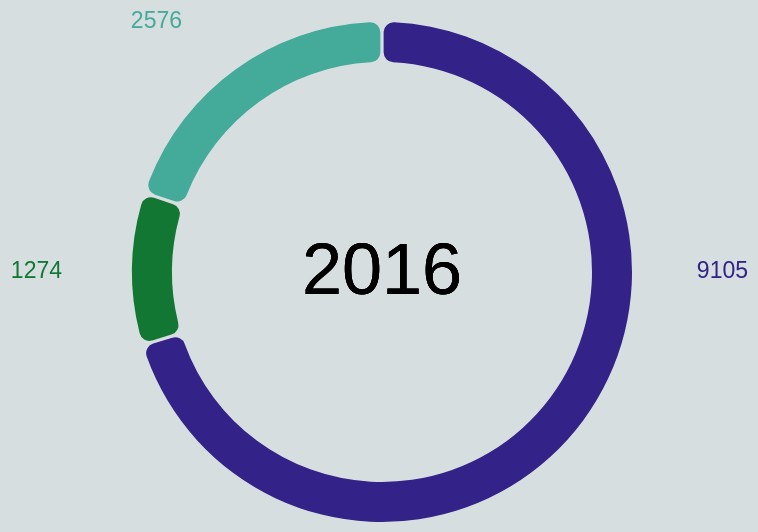

Vega-Lite specification stored for this chart:
### Vega-Lite specification from a JSON file in a GitHub repository (floating-point values rounded to 4 significant figures)
{"$schema": "https://vega.github.io/schema/vega-lite/v5.json", "width": 250, "height": 250, "background": "#d7dee0", "data": {"values": [{"Type": "House", "Year": 2016, "Count": 9105}, {"Type": "Townhouse", "Year": 2016, "Count": 1274}, {"Type": "Unit", "Year": 2016, "Count": 2576}]}, "config": {"legend": {"disable": true}}, "layer": [{"mark": {"type": "arc", "padAngle": 0.01, "innerRadius": 105, "cornerRadius": 5}, "encoding": {"theta": {"field": "Count", "type": "quantitative"}, "color": {"field": "Type", "type": "nominal", "scale": {"range": ["#332288", "#117733", "#44aa99"]}}, "tooltip": [{"field": "Type", "type": "nominal", "title": "Type of House"}, {"field": "Count", "type": "quantitative", "title": "Count"}]}}, {"mark": {"type": "text", "align": "center", "baseline": "middle", "fontSize": 36}, "encoding": {"text": {"value": "2016"}}}, {"mark": {"type": "text", "align": "right", "dx": 183, "fontSize": 11.5}, "encoding": {"text": {"field": "Count", "type": "quantitative"}, "color": {"value": "#332288"}, "opacity": {"condition": {"test": "datum['Type'] == 'House'", "value": 1}, "value": 0}}}, {"mark": {"type": "text", "align": "right", "dx": -100, "dy": -125, "fontSize": 11.5}, "encoding": {"text": {"field": "Count", "type": "quantitative"}, "color": {"value": "#44aa99"}, "opacity": {"condition": {"test": "datum['Type'] == 'Unit'", "value": 1}, "value": 0}}}, {"mark": {"type": "text", "align": "right", "dx": -160, "fontSize": 11.5}, "encoding": {"text": {"field": "Count", "type": "quantitative"}, "color": {"value": "#117733"}, "opacity": {"condition": {"test": "datum['Type'] == 'Townhouse'", "value": 1}, "value": 0}}}]}
